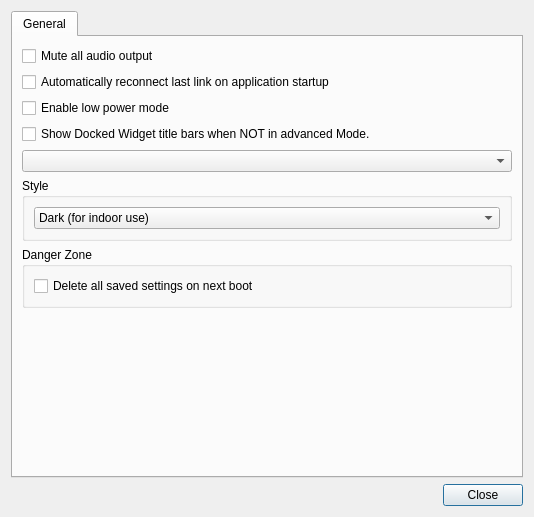
<?xml version="1.0" encoding="UTF-8"?>
<ui version="4.0">
 <class>QGCSettingsWidget</class>
 <widget class="QDialog" name="QGCSettingsWidget">
  <property name="geometry">
   <rect>
    <x>0</x>
    <y>0</y>
    <width>534</width>
    <height>517</height>
   </rect>
  </property>
  <property name="sizePolicy">
   <sizepolicy hsizetype="MinimumExpanding" vsizetype="MinimumExpanding">
    <horstretch>0</horstretch>
    <verstretch>0</verstretch>
   </sizepolicy>
  </property>
  <property name="windowTitle">
   <string>Dialog</string>
  </property>
  <layout class="QVBoxLayout" name="verticalLayout">
   <item>
    <widget class="QTabWidget" name="tabWidget">
     <widget class="QWidget" name="general">
      <attribute name="title">
       <string>General</string>
      </attribute>
      <attribute name="toolTip">
       <string>General Settings</string>
      </attribute>
      <layout class="QVBoxLayout" name="verticalLayout_2">
       <item>
        <widget class="QCheckBox" name="audioMuteCheckBox">
         <property name="text">
          <string>Mute all audio output</string>
         </property>
         <property name="icon">
          <iconset resource="../../qgroundcontrol.qrc">
           <normaloff>:/files/images/status/audio-volume-muted.svg</normaloff>:/files/images/status/audio-volume-muted.svg</iconset>
         </property>
        </widget>
       </item>
       <item>
        <widget class="QCheckBox" name="reconnectCheckBox">
         <property name="text">
          <string>Automatically reconnect last link on application startup</string>
         </property>
         <property name="icon">
          <iconset resource="../../qgroundcontrol.qrc">
           <normaloff>:/files/images/devices/network-wireless.svg</normaloff>:/files/images/devices/network-wireless.svg</iconset>
         </property>
        </widget>
       </item>
       <item>
        <widget class="QCheckBox" name="lowPowerCheckBox">
         <property name="toolTip">
          <string>Lowers all update rates to save battery power</string>
         </property>
         <property name="text">
          <string>Enable low power mode</string>
         </property>
        </widget>
       </item>
       <item>
        <widget class="QCheckBox" name="titleBarCheckBox">
         <property name="text">
          <string>Show Docked Widget title bars when NOT in advanced Mode.</string>
         </property>
         <property name="checked">
          <bool>false</bool>
         </property>
        </widget>
       </item>
       <item>
        <widget class="QComboBox" name="customModeComboBox"/>
       </item>
       <item>
        <widget class="QGroupBox" name="groupBox">
         <property name="title">
          <string>Style</string>
         </property>
         <property name="flat">
          <bool>false</bool>
         </property>
         <property name="checkable">
          <bool>false</bool>
         </property>
         <layout class="QVBoxLayout" name="verticalLayout_3">
          <item>
           <layout class="QHBoxLayout" name="horizontalLayout">
            <property name="sizeConstraint">
             <enum>QLayout::SetMinimumSize</enum>
            </property>
            <item>
             <widget class="QComboBox" name="styleChooser">
              <item>
               <property name="text">
                <string>Dark (for indoor use)</string>
               </property>
              </item>
              <item>
               <property name="text">
                <string>Light (for outdoor use)</string>
               </property>
              </item>
             </widget>
            </item>
           </layout>
          </item>
         </layout>
        </widget>
       </item>
       <item>
        <widget class="QGroupBox" name="groupBox_2">
         <property name="title">
          <string>Danger Zone</string>
         </property>
         <layout class="QVBoxLayout" name="verticalLayout_4">
          <item>
           <widget class="QCheckBox" name="deleteSettings">
            <property name="text">
             <string>Delete all saved settings on next boot</string>
            </property>
           </widget>
          </item>
         </layout>
        </widget>
       </item>
       <item>
        <spacer name="verticalSpacer">
         <property name="orientation">
          <enum>Qt::Vertical</enum>
         </property>
         <property name="sizeHint" stdset="0">
          <size>
           <width>20</width>
           <height>20</height>
          </size>
         </property>
        </spacer>
       </item>
      </layout>
     </widget>
    </widget>
   </item>
   <item>
    <widget class="QDialogButtonBox" name="buttonBox">
     <property name="orientation">
      <enum>Qt::Horizontal</enum>
     </property>
     <property name="standardButtons">
      <set>QDialogButtonBox::Close</set>
     </property>
     <property name="centerButtons">
      <bool>false</bool>
     </property>
    </widget>
   </item>
  </layout>
 </widget>
 <resources>
  <include location="../../qgroundcontrol.qrc"/>
 </resources>
 <connections>
  <connection>
   <sender>buttonBox</sender>
   <signal>accepted()</signal>
   <receiver>QGCSettingsWidget</receiver>
   <slot>accept()</slot>
   <hints>
    <hint type="sourcelabel">
     <x>248</x>
     <y>254</y>
    </hint>
    <hint type="destinationlabel">
     <x>157</x>
     <y>274</y>
    </hint>
   </hints>
  </connection>
  <connection>
   <sender>buttonBox</sender>
   <signal>rejected()</signal>
   <receiver>QGCSettingsWidget</receiver>
   <slot>reject()</slot>
   <hints>
    <hint type="sourcelabel">
     <x>316</x>
     <y>260</y>
    </hint>
    <hint type="destinationlabel">
     <x>286</x>
     <y>274</y>
    </hint>
   </hints>
  </connection>
 </connections>
</ui>
